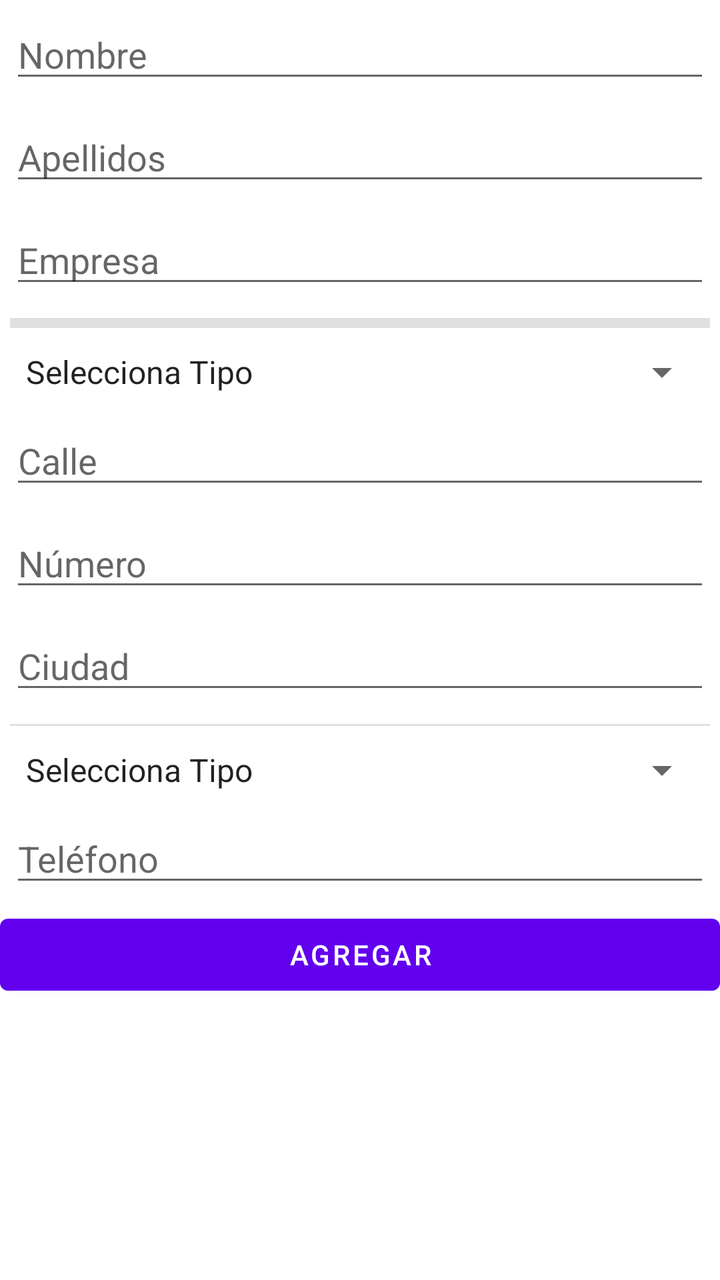
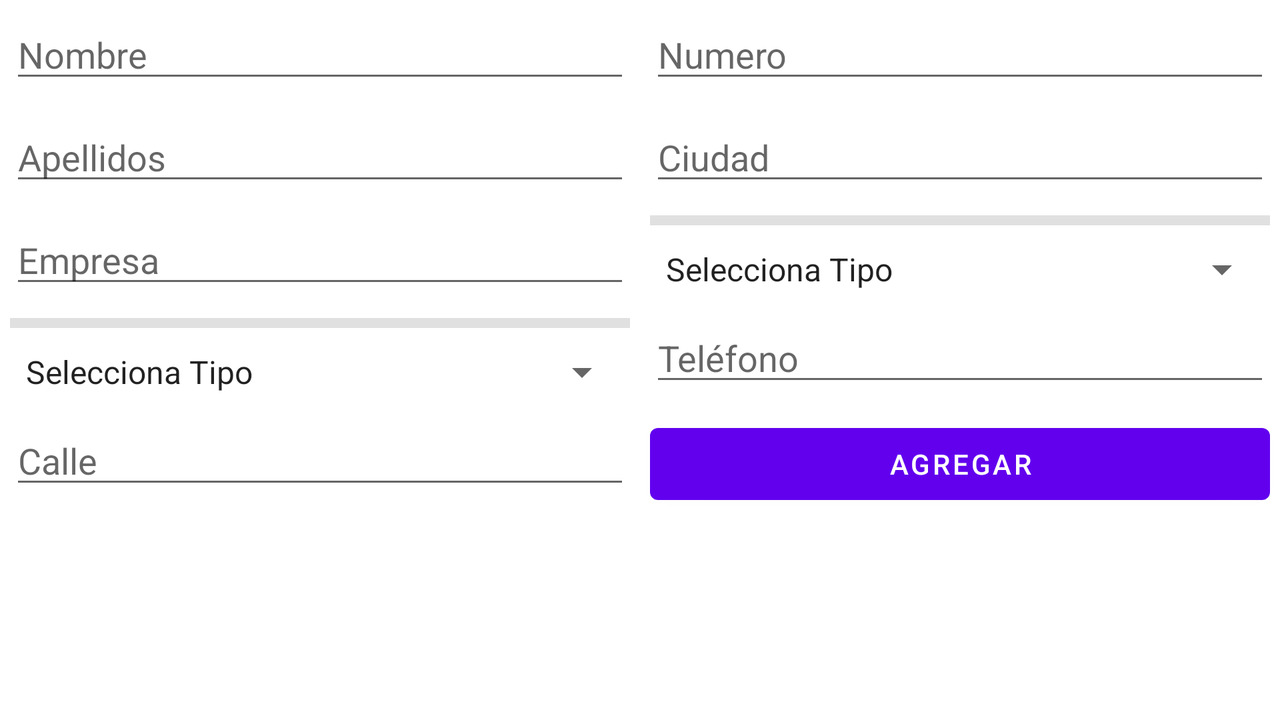

The same Android screen from two of the app's own layout files: first res/layout/ as a phone draws it, then the repository's variant for another configuration, drawn on a device whose configuration selects that folder. Both files follow.
<!-- AndroidManifest.xml: application theme Theme.AgendaContactosEDU -->
<!-- res/layout/activity_add_contacto.xml -->
<?xml version="1.0" encoding="utf-8"?>
<LinearLayout xmlns:android="http://schemas.android.com/apk/res/android"
    xmlns:app="http://schemas.android.com/apk/res-auto"
    xmlns:tools="http://schemas.android.com/tools"
    android:layout_width="match_parent"
    android:layout_height="match_parent"
    android:orientation="vertical"
    tools:context=".AddContactoActivity">

    <EditText
        android:id="@+id/txtNombreContactoAdd"
        android:layout_width="match_parent"
        android:layout_height="wrap_content"
        android:layout_margin="5dp"
        android:ems="10"
        android:hint="Nombre"
        android:inputType="textPersonName" />

    <EditText
        android:id="@+id/txtApellidosContactoAdd"
        android:layout_width="match_parent"
        android:layout_height="wrap_content"
        android:layout_margin="5dp"
        android:ems="10"
        android:hint="Apellidos"
        android:inputType="textPersonName" />

    <EditText
        android:id="@+id/txtEmpresaContactoAdd"
        android:layout_width="match_parent"
        android:layout_height="wrap_content"
        android:layout_margin="5dp"
        android:ems="10"
        android:hint="Empresa"
        android:inputType="textPersonName" />

    <View
        android:id="@+id/divider"
        android:layout_width="match_parent"
        android:layout_height="5dp"
        android:layout_margin="5dp"
        android:background="?android:attr/listDivider" />

    <LinearLayout
        android:layout_width="match_parent"
        android:layout_height="wrap_content"
        android:orientation="horizontal">

        <Spinner
            android:id="@+id/spTipoDireccionAdd"
            android:layout_width="0dp"
            android:layout_height="wrap_content"
            android:layout_gravity="center"
            android:layout_margin="5dp"
            android:layout_weight="1"
            android:entries="@array/spinner_direcciones" />

        <EditText
            android:id="@+id/txtTipoDireccionAdd"
            android:layout_width="0dp"
            android:layout_height="wrap_content"
            android:layout_margin="5dp"
            android:layout_weight="2"
            android:ems="10"
            android:inputType="textPersonName"
            android:text="Name"
            android:visibility="gone" />

    </LinearLayout>

    <EditText
        android:id="@+id/txtCalleAdd"
        android:layout_width="match_parent"
        android:layout_height="wrap_content"
        android:layout_margin="5dp"
        android:ems="10"
        android:hint="Calle"
        android:inputType="textPostalAddress" />

    <EditText
        android:id="@+id/txtNumeroAdd"
        android:layout_width="match_parent"
        android:layout_height="wrap_content"
        android:layout_margin="5dp"
        android:ems="10"
        android:hint="Número"
        android:inputType="number" />

    <EditText
        android:id="@+id/txtCiudadAdd"
        android:layout_width="match_parent"
        android:layout_height="wrap_content"
        android:layout_margin="5dp"
        android:ems="10"
        android:hint="Ciudad"
        android:inputType="textPersonName" />

    <View
        android:id="@+id/divider2"
        android:layout_width="match_parent"
        android:layout_height="1dp"
        android:layout_margin="5dp"
        android:background="?android:attr/listDivider" />

    <LinearLayout
        android:layout_width="match_parent"
        android:layout_height="wrap_content"
        android:orientation="horizontal">

        <EditText
            android:id="@+id/txtTipoTelefonoAdd"
            android:layout_width="0dp"
            android:layout_height="wrap_content"
            android:layout_margin="5dp"
            android:layout_weight="2"
            android:ems="10"
            android:hint="Otros"
            android:inputType="textPersonName"
            android:visibility="gone" />

        <Spinner
            android:id="@+id/spTipoTelefonoAdd"
            android:layout_width="match_parent"
            android:layout_height="wrap_content"
            android:layout_gravity="center"
            android:layout_margin="5dp"
            android:layout_weight="1"
            android:entries="@array/spinner_telefonos"
            android:spinnerMode="dialog" />
    </LinearLayout>

    <EditText
        android:id="@+id/txtTelefonoAdd"
        android:layout_width="match_parent"
        android:layout_height="wrap_content"
        android:ems="10"
        android:hint="Teléfono"
        android:inputType="textPersonName"
        android:layout_margin="5dp" />

    <Button
        android:id="@+id/btnAgregarContactoAdd"
        android:layout_width="match_parent"
        android:layout_height="wrap_content"
        android:text="Agregar" />
</LinearLayout>
<!-- resources referenced by this layout -->
<resources>
  <string-array name="spinner_direcciones">
          <item>Selecciona Tipo</item>
          <item>Casas</item>
          <item>Trabajo</item>
          <item>Vacaciones</item>
          <item>Otros</item>
      </string-array>
  <string-array name="spinner_telefonos">
          <item>Selecciona Tipo</item>
          <item>Teléfono</item>
          <item>Móvil</item>
          <item>FAX</item>
          <item>Otros</item>
      </string-array>
  <style name="Theme.AgendaContactosEDU" parent="Theme.MaterialComponents.DayNight.DarkActionBar">
          
          <item name="colorPrimary">@color/purple_500</item>
          <item name="colorPrimaryVariant">@color/purple_700</item>
          <item name="colorOnPrimary">@color/white</item>
          
          <item name="colorSecondary">@color/teal_200</item>
          <item name="colorSecondaryVariant">@color/teal_700</item>
          <item name="colorOnSecondary">@color/black</item>
          
          <item name="android:statusBarColor" tools:targetApi="l">?attr/colorPrimaryVariant</item>
          
      </style>
</resources>
<!-- res/layout-land/activity_add_contacto.xml (the repository's variant of the layout above) -->
<!-- drawn on the phone turned sideways -->
<?xml version="1.0" encoding="utf-8"?>
<LinearLayout xmlns:android="http://schemas.android.com/apk/res/android"
    xmlns:app="http://schemas.android.com/apk/res-auto"
    xmlns:tools="http://schemas.android.com/tools"
    android:layout_width="match_parent"
    android:layout_height="match_parent"
    android:orientation="horizontal"
    tools:context=".AddContactoActivity">

    <LinearLayout
        android:layout_width="0dp"
        android:layout_height="match_parent"
        android:layout_weight="1"
        android:orientation="vertical" >
        <EditText
            android:id="@+id/txtNombreContactoAdd"
            android:layout_width="match_parent"
            android:layout_height="wrap_content"
            android:layout_margin="5dp"
            android:ems="10"
            android:hint="Nombre"
            android:inputType="textPersonName" />
        <EditText
            android:id="@+id/txtApellidosContactoAdd"
            android:layout_width="match_parent"
            android:layout_height="wrap_content"
            android:layout_margin="5dp"
            android:ems="10"
            android:hint="Apellidos"
            android:inputType="textPersonName" />
        <EditText
            android:id="@+id/txtEmpresaContactoAdd"
            android:layout_width="match_parent"
            android:layout_height="wrap_content"
            android:layout_margin="5dp"
            android:ems="10"
            android:hint="Empresa"
            android:inputType="textPersonName" />

        <View
            android:id="@+id/divider"
            android:layout_width="match_parent"
            android:layout_height="5dp"
            android:layout_margin="5dp"
            android:background="?android:attr/listDivider" />
        <LinearLayout
            android:layout_width="match_parent"
            android:layout_height="wrap_content"
            android:orientation="horizontal">
            <Spinner
                android:id="@+id/spTipoDireccionAdd"
                android:layout_width="0dp"
                android:layout_height="wrap_content"
                android:layout_gravity="center"
                android:layout_margin="5dp"
                android:layout_weight="1"
                android:entries="@array/spinner_direcciones"
                android:spinnerMode="dropdown" />
            <EditText
                android:id="@+id/txtTipoDireccionAdd"
                android:layout_width="0dp"
                android:layout_height="wrap_content"
                android:layout_weight="2"
                android:ems="10"
                android:inputType="textPersonName"
                android:text="Name"
                android:visibility="gone"
                android:layout_margin="5dp" />
        </LinearLayout>
        <EditText
            android:id="@+id/txtCalleAdd"
            android:layout_width="match_parent"
            android:layout_height="wrap_content"
            android:layout_margin="5dp"
            android:ems="10"
            android:hint="Calle"
            android:inputType="textPostalAddress" />

    </LinearLayout>
    <LinearLayout
        android:layout_width="0dp"
        android:layout_height="match_parent"
        android:layout_weight="1"
        android:orientation="vertical">
        <EditText
            android:id="@+id/txtNumeroAdd"
            android:layout_width="match_parent"
            android:layout_height="wrap_content"
            android:layout_margin="5dp"
            android:ems="10"
            android:hint="Numero"
            android:inputType="number" />
        <EditText
            android:id="@+id/txtCiudadAdd"
            android:layout_width="match_parent"
            android:layout_height="wrap_content"
            android:layout_margin="5dp"
            android:ems="10"
            android:hint="Ciudad"
            android:inputType="textPersonName" />
        <View
            android:id="@+id/divider2"
            android:layout_width="match_parent"
            android:layout_height="5dp"
            android:layout_margin="5dp"
            android:background="?android:attr/listDivider" />
        <LinearLayout
            android:layout_width="match_parent"
            android:layout_height="wrap_content"
            android:orientation="horizontal">
            <Spinner
                android:id="@+id/spTipoTelefonoAdd"
                android:layout_width="match_parent"
                android:layout_height="wrap_content"
                android:layout_gravity="center"
                android:layout_margin="5dp"
                android:layout_weight="1"
                android:entries="@array/spinner_telefonos"
                android:spinnerMode="dialog" />
            <EditText
                android:id="@+id/txtTipoTelefonoAdd"
                android:layout_width="0dp"
                android:layout_height="wrap_content"
                android:layout_margin="5dp"
                android:layout_weight="2"
                android:ems="10"
                android:hint="Otros"
                android:inputType="textPersonName"
                android:visibility="gone" />
        </LinearLayout>
        <EditText
            android:id="@+id/txtTelefonoAdd"
            android:layout_width="match_parent"
            android:layout_height="wrap_content"
            android:layout_margin="5dp"
            android:ems="10"
            android:hint="Teléfono"
            android:inputType="textPersonName" />
        <Button
            android:id="@+id/btnAgregarContactoAdd"
            android:layout_width="match_parent"
            android:layout_height="wrap_content"
            android:layout_margin="5dp"
            android:text="Agregar" />
    </LinearLayout>

</LinearLayout>
